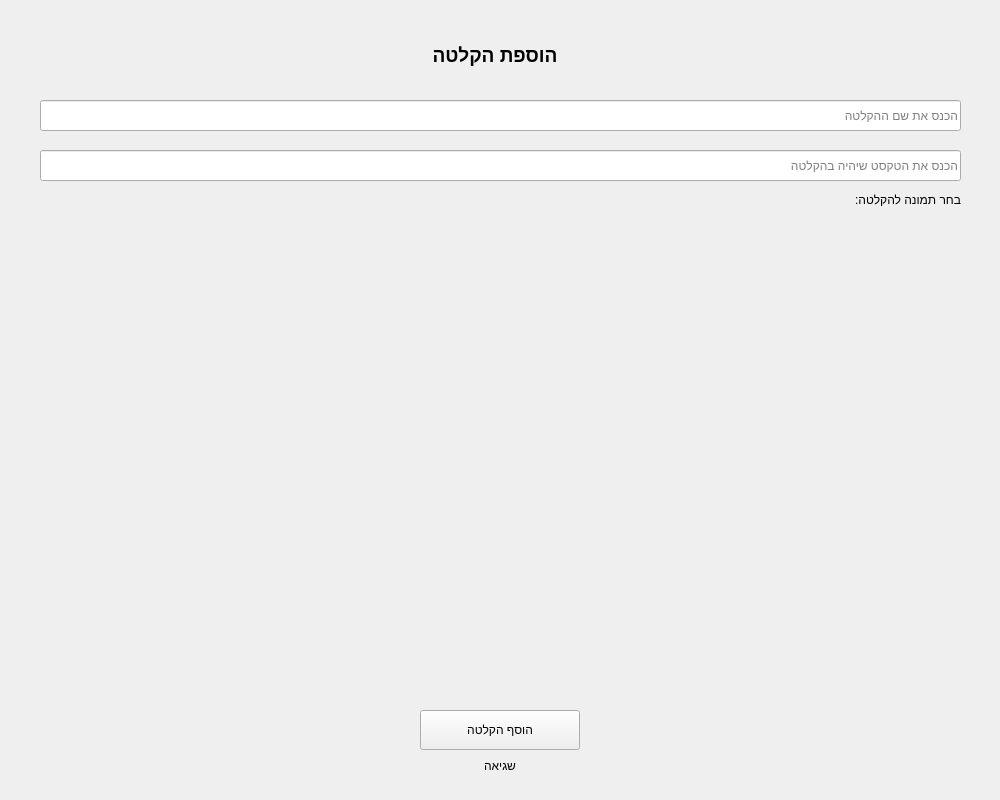
<?xml version="1.0" encoding="UTF-8"?>
<ui version="4.0">
 <class>MainWindow</class>
 <widget class="QMainWindow" name="MainWindow">
  <property name="geometry">
   <rect>
    <x>0</x>
    <y>0</y>
    <width>1000</width>
    <height>800</height>
   </rect>
  </property>
  <property name="windowTitle">
   <string>CommunicationBoard</string>
  </property>
  <property name="windowIcon">
   <iconset>
    <normaloff>../Resources/icon.png</normaloff>../Resources/icon.png</iconset>
  </property>
  <widget class="QWidget" name="centralwidget">
   <widget class="QLineEdit" name="RecordName">
    <property name="geometry">
     <rect>
      <x>40</x>
      <y>100</y>
      <width>921</width>
      <height>31</height>
     </rect>
    </property>
    <property name="placeholderText">
     <string>הכנס את שם ההקלטה</string>
    </property>
   </widget>
   <widget class="QLineEdit" name="RecordText">
    <property name="geometry">
     <rect>
      <x>40</x>
      <y>150</y>
      <width>921</width>
      <height>31</height>
     </rect>
    </property>
    <property name="placeholderText">
     <string>הכנס את הטקסט שיהיה בהקלטה</string>
    </property>
   </widget>
   <widget class="QLabel" name="label">
    <property name="geometry">
     <rect>
      <x>370</x>
      <y>40</y>
      <width>250</width>
      <height>31</height>
     </rect>
    </property>
    <property name="font">
     <font>
      <pointsize>14</pointsize>
      <weight>75</weight>
      <bold>true</bold>
     </font>
    </property>
    <property name="text">
     <string>הוספת הקלטה</string>
    </property>
    <property name="alignment">
     <set>Qt::AlignCenter</set>
    </property>
   </widget>
   <widget class="QPushButton" name="AddRecorButton">
    <property name="geometry">
     <rect>
      <x>420</x>
      <y>710</y>
      <width>160</width>
      <height>40</height>
     </rect>
    </property>
    <property name="text">
     <string>הוסף הקלטה</string>
    </property>
    <property name="icon">
     <iconset>
      <normaloff>../Resources/UI Icons/plus-circle.svg</normaloff>../Resources/UI Icons/plus-circle.svg</iconset>
    </property>
    <property name="iconSize">
     <size>
      <width>20</width>
      <height>20</height>
     </size>
    </property>
   </widget>
   <widget class="QLabel" name="ErrorMsgLabel">
    <property name="geometry">
     <rect>
      <x>240</x>
      <y>750</y>
      <width>520</width>
      <height>31</height>
     </rect>
    </property>
    <property name="text">
     <string>שגיאה</string>
    </property>
    <property name="alignment">
     <set>Qt::AlignCenter</set>
    </property>
   </widget>
   <widget class="QLabel" name="label_3">
    <property name="geometry">
     <rect>
      <x>810</x>
      <y>190</y>
      <width>151</width>
      <height>20</height>
     </rect>
    </property>
    <property name="font">
     <font>
      <pointsize>9</pointsize>
     </font>
    </property>
    <property name="frameShape">
     <enum>QFrame::NoFrame</enum>
    </property>
    <property name="text">
     <string>בחר תמונה להקלטה:</string>
    </property>
   </widget>
   <widget class="QLabel" name="selectedIcon">
    <property name="geometry">
     <rect>
      <x>620</x>
      <y>260</y>
      <width>121</width>
      <height>20</height>
     </rect>
    </property>
    <property name="font">
     <font>
      <pointsize>9</pointsize>
     </font>
    </property>
    <property name="text">
     <string/>
    </property>
   </widget>
  </widget>
 </widget>
 <resources/>
 <connections/>
</ui>
